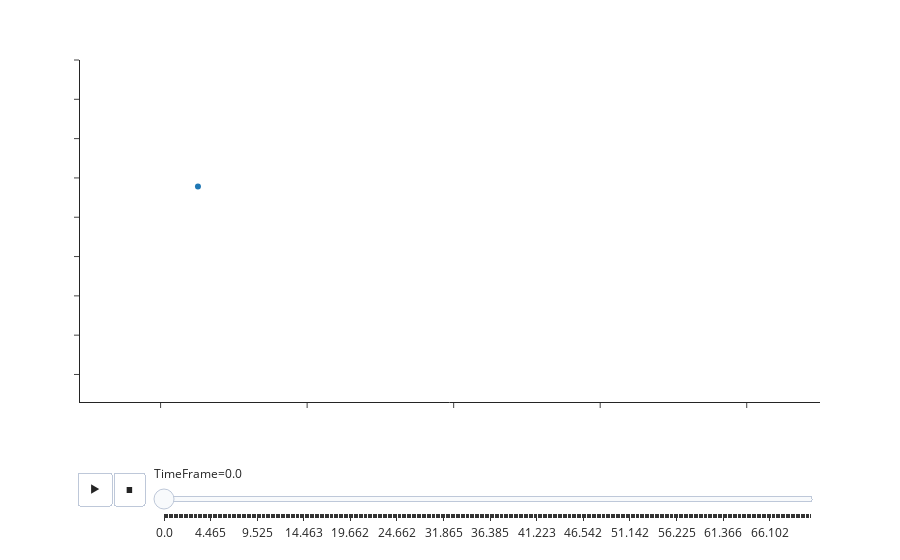

Source (notebook cell):
### Code cell
df2=df1.loc[:,['Time', 'Speed', 'RPM', 'nGear', 'X', 'Y']].reset_index()
df2['TimeFrame']=pd.to_numeric(df2['Time'])/1000000000
fig = px.scatter(df2, x='X', y='Y', hover_data = ['Speed','nGear'], animation_frame='TimeFrame', range_x=[-1100, 9000], range_y=[-1700, 7000], template='simple_white')
fig.update_xaxes(showticklabels=False, title_text="")
fig.update_yaxes(showticklabels=False, title_text="")
fig.show()
